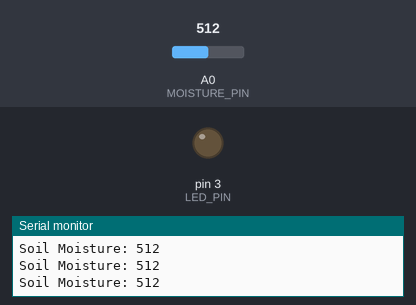
A sketch run on a simulated Arduino Uno, built with avr-gcc and run on an emulated ATmega328P. Parts: output pins drawn as LEDs (lit = HIGH), the last lines printed to the serial monitor. The test bench sets the inputs (shaded band); at power-on: A0 (MOISTURE_PIN) = 512.

Above: at 1.3 s.
1.4 s: A0 (MOISTURE_PIN) set to 215
2.9 s: A0 (MOISTURE_PIN) set to 190
At 4.2 s:
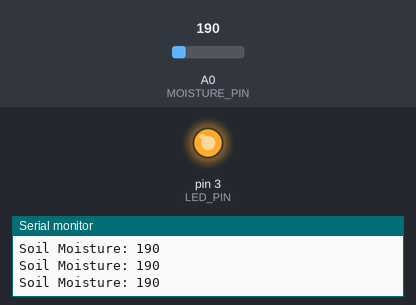
4.5 s: A0 (MOISTURE_PIN) set to 210
At 5.6 s:
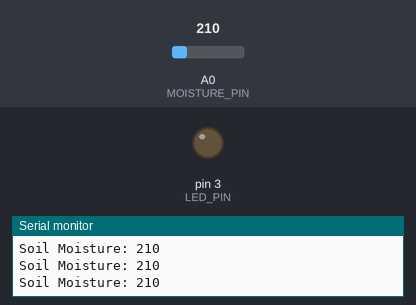
6.0 s: A0 (MOISTURE_PIN) set to 122
At 6.8 s:
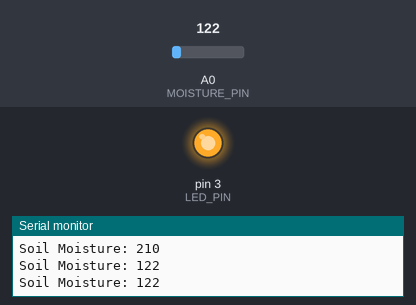
Timing chart, 0 to 8.5 s (numbered marks = the images above; inputs shaded):
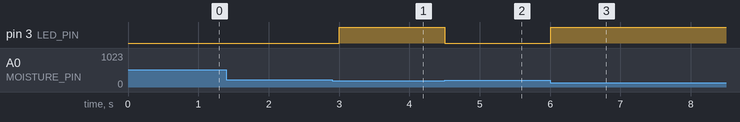

The sketch:

lesson-06_Moisture_Sensor.ino
```cpp
// Define the LED pin connected to digital pin 3
#define LED_PIN 3

// Define the soil moisture sensor analog input pin
#define MOISTURE_PIN A0   // Analog input pin for moisture sensor

void setup() {
  // Set the LED pin as output so Arduino can turn it ON/OFF
  pinMode(LED_PIN, OUTPUT);

  // Start the Serial Monitor at 115200 baud rate
  Serial.begin(115200);
  Serial.println("Soil Moisture Sensor Demo Start");
}

void loop() {
  // Read soil moisture sensor value (range: 0 ~ 1023)
  // Lower value = more moisture, Higher value = dryer soil
  int moistureValue = analogRead(MOISTURE_PIN);

  // Print the moisture value to the Serial Monitor
  Serial.print("Soil Moisture: ");
  Serial.println(moistureValue);

  // Simple control logic:
  // If moisture value is low (soil is wet), turn ON the LED
  // If moisture value is high (soil is dry), turn OFF the LED
  if (moistureValue < 200) {
    // When value < 200 → soil is wet → LED ON
    digitalWrite(LED_PIN, HIGH);
  } else {
    // Otherwise soil is dry → LED OFF
    digitalWrite(LED_PIN, LOW);
  }

  // Wait for 0.5 seconds before the next reading
  delay(500);
}
```

Measured:
- the behaviour switches between 200 and 199 on A0 (MOISTURE_PIN) (found by bisection; images 0 and 1)
- after the input at 2.9 s, pin 3 (LED_PIN): LOW → HIGH after 0.10 s
- after the input at 4.5 s, pin 3 (LED_PIN): HIGH → LOW at once
- after the input at 6.0 s, pin 3 (LED_PIN): LOW → HIGH at once
